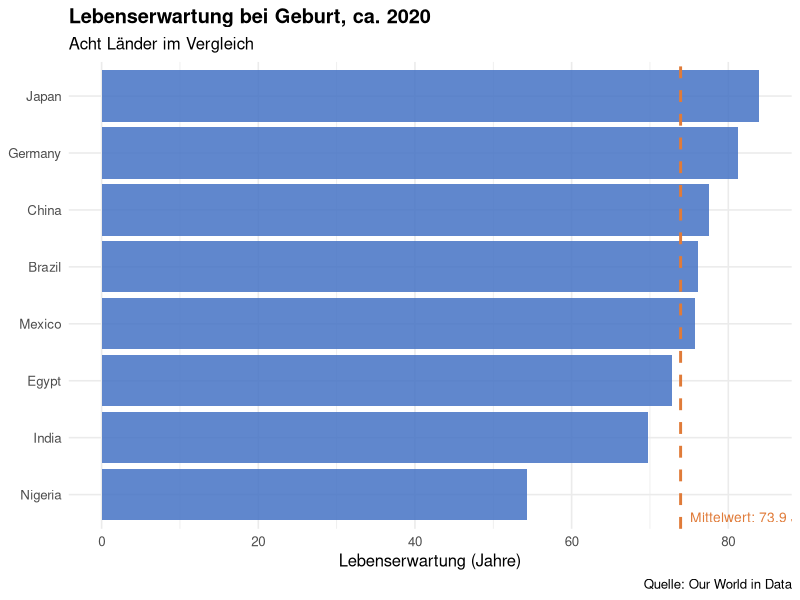

Generate this figure with R:
## ---- chunk 1
knitr::opts_chunk$set(
  echo    = TRUE,
  warning = FALSE,
  message = FALSE
)
## ---- chunk 2
library(tidyverse)
## ---- chunk 3
# a) Reihenfolge der Operationen: Punkt vor Strich
47 + 13 * 8   # = 47 + 104 = 151

# b) Klammern ändern die Auswertungsreihenfolge
(47 + 13) * 8  # = 60 * 8 = 480

# c) Quadratwurzel
sqrt(144)  # = 12

# d) Potenz
2^10  # = 1024
## ---- chunk 4
# a) Vektor erstellen
bip <- c(46753, 14163, 6461, 63543, 16785, 5024)

# b) Namen vergeben
names(bip) <- c("Germany", "Brazil", "India", "USA", "Mexico", "Nigeria")

# c) Vektor aufrufen
bip
## ---- chunk 5
# a) Tibble erstellen
bip_daten <- tibble(
  land = c("Germany", "Brazil", "India", "USA", "Mexico", "Nigeria"),
  bip  = c(46753, 14163, 6461, 63543, 16785, 5024)
)

# b) Tibble aufrufen
bip_daten
# → Ausgabe zeigt Spaltentypen (chr / dbl) und Dimensionen (6 × 2)
# → Kein Index über den Werten wie beim benannten Vektor

# c) bip-Spalte mit $ herausgreifen
bip_daten$bip
# → gibt einen einfachen numerischen Vektor zurück
## ---- chunk 6
# a) Lagemaße auf die bip-Spalte des Tibbles anwenden
mean(bip_daten$bip)    # ~25 455 USD
median(bip_daten$bip)  # ~15 474 USD
min(bip_daten$bip)     # 5 024 (Nigeria)
max(bip_daten$bip)     # 63 543 (USA)

# b) Land mit dem höchsten BIP
idx_max <- which.max(bip_daten$bip)
bip_daten$land[idx_max]   # "USA"

# b) Land mit dem niedrigsten BIP
idx_min <- which.min(bip_daten$bip)
bip_daten$land[idx_min]   # "Nigeria"
## ---- chunk 7
# a) Tibble erstellen
armut_nigeria <- tibble(
  schwelle = c(
    "Internationale Armutsgrenze ($2.15)",
    "Untere Mitteleinkommensgrenze ($3.65)",
    "$4.00-Schwelle",
    "50% des Medianeinkommens"
  ),
  anteil = c(40.1, 72.8, 79.6, 87.3)
)

armut_nigeria

# b) Lagemaße
mean(armut_nigeria$anteil)  # ~69.95 %
min(armut_nigeria$anteil)   # 40.1 % (strengste absolute Grenze)
max(armut_nigeria$anteil)   # 87.3 % (relative Schwelle)

# c) Warum unterscheiden sich die Werte so stark?
# Die Schwellen messen unterschiedliche Konzepte:
# - $2.15/Tag ist die absolute globale Armutsgrenze (extreme Armut)
# - $3.65 und $4.00/Tag sind weitere absolute Schwellen für mittlere Einkommensländer
# - 50% des Medianeinkommens ist eine *relative* Schwelle — sie misst
#   Armut im Verhältnis zur Einkommensverteilung des Landes selbst.
# Je höher oder "relativer" die Schwelle, desto mehr Menschen fallen darunter.
## ---- chunk 8
lebenserwartung <- tibble(
  land            = c("Germany", "Brazil", "Mexico", "China",
                      "India", "Nigeria", "Egypt", "Japan"),
  lebenserwartung = c(81.3, 76.1, 75.7, 77.5, 69.7, 54.3, 72.8, 83.9)
)
## ---- chunk 9
# a) Mittelwert berechnen und speichern
mittelwert_le <- mean(lebenserwartung$lebenserwartung)
mittelwert_le  # ~73.9 Jahre
## ---- chunk 10
# b) Grafik mit Mittelwert-Linie
lebenserwartung |>
  ggplot(aes(x = fct_reorder(land, lebenserwartung), y = lebenserwartung)) +
  geom_col(fill = "#4472C4", alpha = 0.85) +
  geom_hline(
    yintercept = mittelwert_le,
    color      = "#E07B39",
    linewidth  = 1,
    linetype   = "dashed"
  ) +
  annotate(
    "text",
    x     = 0.6,
    y     = mittelwert_le + 1.2,
    label = paste0("Mittelwert: ", round(mittelwert_le, 1), " Jahre"),
    hjust = 0,
    color = "#E07B39",
    size  = 3.5
  ) +
  coord_flip() +
  labs(
    title    = "Lebenserwartung bei Geburt, ca. 2020",
    subtitle = "Acht Länder im Vergleich",
    x        = NULL,
    y        = "Lebenserwartung (Jahre)",
    caption  = "Quelle: Our World in Data"
  ) +
  theme_minimal(base_size = 12) +
  theme(plot.title = element_text(face = "bold"))
## ---- chunk 11
# a) nrow() auf beide Tibbles
nrow(bip_daten)        # 6 — 6 Länder ✓
nrow(lebenserwartung)  # 8 — 8 Länder ✓

# b) length() auf eine Tibble-Spalte = nrow()
length(bip_daten$bip)  # 6 — identisch zu nrow(bip_daten) ✓

# c) Experimente
length("Hallo")           # 1 — ein Text ist ein Vektor der Länge 1
length(c(1, 2, 3))        # 3
length(c("a", "b", "c"))  # 3
## ---- chunk 12
round(3.14159, digits = 2)  # 3.14
round(3.14159, digits = 0)  # 3

abs(-42)              # 42 — Absolutwert (immer positiv)
abs(c(-5, 3, -1, 7)) # 5  3  1  7

# round() rundet auf die angegebene Anzahl Dezimalstellen.
# abs() gibt den Betrag (positiven Wert) einer Zahl zurück.
## ---- chunk 13
# b) round() auf die Spalte lebenserwartung anwenden
round(lebenserwartung$lebenserwartung, digits = 0)

## ---- chunk 14
gemischt <- c(1, 2, "drei")
gemischt
class(gemischt)  # "character"
## ---- chunk 15
# Bevölkerungszahlen (in Mio., grob) in derselben Reihenfolge wie bip_daten
bevoelkerung <- c(83, 213, 1380, 331, 129, 206)

# Vergleich:
mean(bip_daten$bip)                          # ~25 455 USD — jedes Land gleich gewichtet
weighted.mean(bip_daten$bip, w = bevoelkerung) # niedriger — Indien und Nigeria ziehen runter

# Der gewichtete Mittelwert ist sinnvoller, wenn wir die "durchschnittliche
# Person" beschreiben wollen, nicht das "durchschnittliche Land".
# Indien und Nigeria haben sehr große Bevölkerungen, aber vergleichsweise
# niedrige BIP-Werte — das zieht den gewichteten Mittelwert nach unten.
# Für globale Wohlstandsstatistiken wird fast immer bevölkerungsgewichtet gerechnet.
